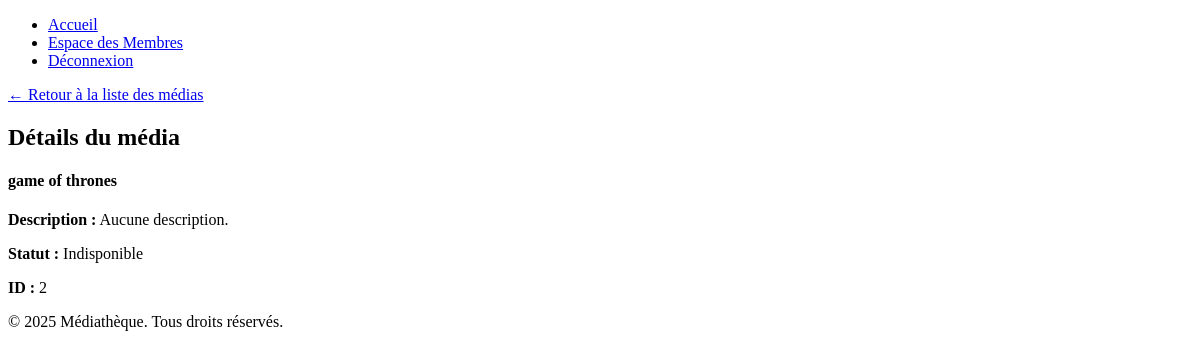
Before: /staff/media/2/ (signed in) with the older database file.
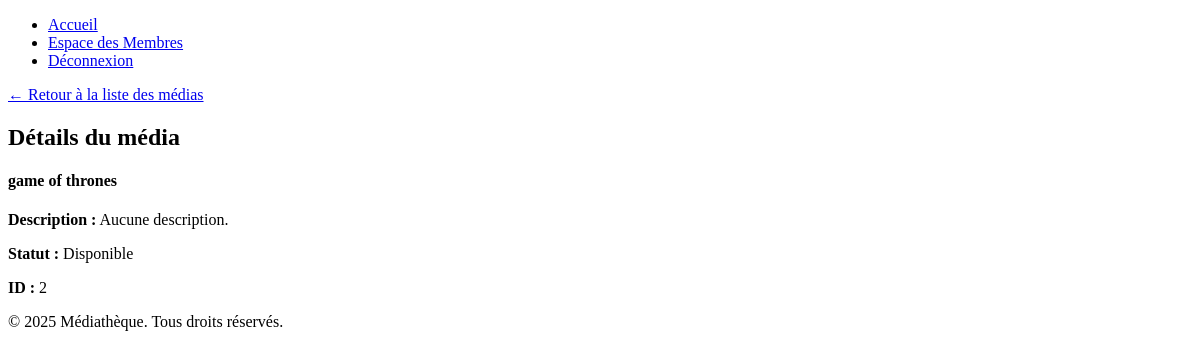
After: the same page with the newer database file.
### mediatheque/staff/views/media_views.py (the view)
# urls.py: path('media/<int:pk>/', media_views.media_detail, name='media_detail'),
@login_required
@role_required(User.STAFF)
@permission_required('staff.can_view_media', raise_exception=True)
def media_detail(request, pk):
    media = get_object_or_404(MediaStaff, pk=pk)
    return render(request, 'staff/media/media_detail.html', {'media': media})

### mediatheque/staff/templates/staff/media/media_detail.html
{% extends 'base.html' %}
{% block return_link %}
<a href="{% url 'staff:media_liste' %}">← Retour à la liste des médias</a>
{% endblock %}
{% block content %}
<div class="container mt-4">
    <h2>Détails du média</h2>
    <div class="card p-4 shadow rounded">
        <h4>{{ media.name }}</h4>
        <p><strong>Description :</strong> {{ media.description|default:"Aucune description." }}</p>
        <p><strong>Statut :</strong>
            {% if media.is_available %}
            <span class="badge bg-success">Disponible</span>
            {% else %}
            <span class="badge bg-danger">Indisponible</span>
            {% endif %}
        </p>
        <p><strong>ID :</strong> {{ media.pk }}</p>
    </div>
</div>
{% endblock %}

Changed rows visible on the page:
changed MediaStaff "game of thrones": is_available False → True (drawn)
Other visible differences:
text no longer shown: "Indisponible"
text now shown: "Disponible"
